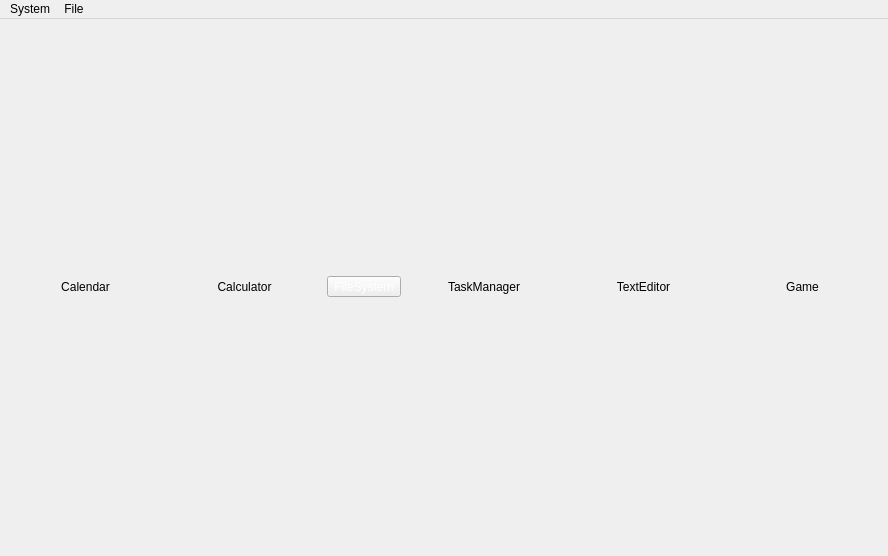
<?xml version="1.0" encoding="UTF-8"?>
<ui version="4.0">
 <class>MainWindow</class>
 <widget class="QMainWindow" name="MainWindow">
  <property name="geometry">
   <rect>
    <x>0</x>
    <y>0</y>
    <width>888</width>
    <height>556</height>
   </rect>
  </property>
  <property name="sizeIncrement">
   <size>
    <width>1</width>
    <height>0</height>
   </size>
  </property>
  <property name="windowTitle">
   <string>MainWindow</string>
  </property>
  <widget class="QWidget" name="centralwidget">
   <layout class="QGridLayout" name="gridLayout">
    <item row="0" column="6">
     <widget class="QPushButton" name="btn_TaskManager">
      <property name="minimumSize">
       <size>
        <width>50</width>
        <height>50</height>
       </size>
      </property>
      <property name="maximumSize">
       <size>
        <width>200</width>
        <height>200</height>
       </size>
      </property>
      <property name="sizeIncrement">
       <size>
        <width>1</width>
        <height>1</height>
       </size>
      </property>
      <property name="text">
       <string>TaskManager</string>
      </property>
      <property name="flat">
       <bool>true</bool>
      </property>
     </widget>
    </item>
    <item row="0" column="7">
     <widget class="QPushButton" name="btn_TextEditor">
      <property name="minimumSize">
       <size>
        <width>50</width>
        <height>50</height>
       </size>
      </property>
      <property name="maximumSize">
       <size>
        <width>200</width>
        <height>200</height>
       </size>
      </property>
      <property name="sizeIncrement">
       <size>
        <width>1</width>
        <height>1</height>
       </size>
      </property>
      <property name="text">
       <string>TextEditor</string>
      </property>
      <property name="flat">
       <bool>true</bool>
      </property>
     </widget>
    </item>
    <item row="0" column="1">
     <widget class="QPushButton" name="btn_Calendar">
      <property name="minimumSize">
       <size>
        <width>50</width>
        <height>50</height>
       </size>
      </property>
      <property name="maximumSize">
       <size>
        <width>200</width>
        <height>200</height>
       </size>
      </property>
      <property name="sizeIncrement">
       <size>
        <width>1</width>
        <height>1</height>
       </size>
      </property>
      <property name="text">
       <string>Calendar</string>
      </property>
      <property name="flat">
       <bool>true</bool>
      </property>
     </widget>
    </item>
    <item row="0" column="9">
     <widget class="QPushButton" name="btn_game">
      <property name="minimumSize">
       <size>
        <width>50</width>
        <height>50</height>
       </size>
      </property>
      <property name="maximumSize">
       <size>
        <width>200</width>
        <height>200</height>
       </size>
      </property>
      <property name="sizeIncrement">
       <size>
        <width>1</width>
        <height>1</height>
       </size>
      </property>
      <property name="text">
       <string>Game</string>
      </property>
      <property name="flat">
       <bool>true</bool>
      </property>
     </widget>
    </item>
    <item row="0" column="4">
     <widget class="QPushButton" name="btn_calc">
      <property name="minimumSize">
       <size>
        <width>50</width>
        <height>50</height>
       </size>
      </property>
      <property name="maximumSize">
       <size>
        <width>200</width>
        <height>200</height>
       </size>
      </property>
      <property name="sizeIncrement">
       <size>
        <width>1</width>
        <height>1</height>
       </size>
      </property>
      <property name="text">
       <string>Calculator</string>
      </property>
      <property name="flat">
       <bool>true</bool>
      </property>
     </widget>
    </item>
    <item row="0" column="5">
     <widget class="QToolButton" name="btn_FileSystem">
      <property name="styleSheet">
       <string notr="true">color: rgb(255, 255, 255);</string>
      </property>
      <property name="text">
       <string>FileSystem</string>
      </property>
     </widget>
    </item>
   </layout>
  </widget>
  <widget class="QMenuBar" name="menubar">
   <property name="geometry">
    <rect>
     <x>0</x>
     <y>0</y>
     <width>888</width>
     <height>21</height>
    </rect>
   </property>
   <widget class="QMenu" name="menuSystem">
    <property name="title">
     <string>System</string>
    </property>
    <addaction name="actionShutdown"/>
   </widget>
   <widget class="QMenu" name="menuFile">
    <property name="title">
     <string>File</string>
    </property>
   </widget>
   <addaction name="menuSystem"/>
   <addaction name="menuFile"/>
  </widget>
  <action name="actionShutdown">
   <property name="text">
    <string>Shutdown</string>
   </property>
  </action>
  <action name="actionSleep">
   <property name="text">
    <string>Sleep</string>
   </property>
  </action>
 </widget>
 <resources/>
 <connections/>
</ui>
